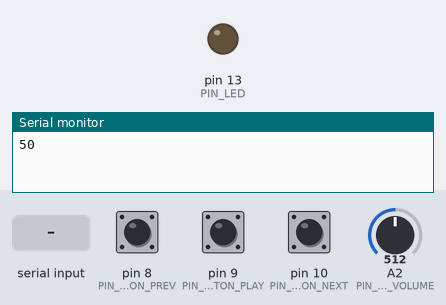
Bench run of a sketch on a simulated Arduino Uno, built with avr-gcc and run on an emulated ATmega328P. On the bench: output pins drawn as LEDs (lit = HIGH), the last lines printed to the serial monitor. Inputs (shaded band) come from the test bench; at power-on: pin 8 (PIN_BUTTON_PREV) LOW, pin 9 (PIN_BUTTON_PLAY) LOW, pin 10 (PIN_BUTTON_NEXT) LOW, A2 (PIN_SPIN_VOLUME) = 512.

Above: at 1.2 s.
1.3 s: pin 8 (PIN_BUTTON_PREV) pulled HIGH for 0.15 s
At 1.45 s:
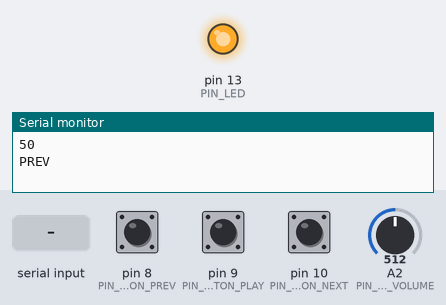
3.1 s: pin 9 (PIN_BUTTON_PLAY) pulled HIGH for 0.15 s
At 4.4 s:
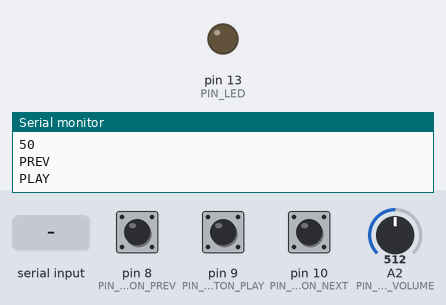
4.7 s: pin 10 (PIN_BUTTON_NEXT) pulled HIGH for 0.15 s
At 4.85 s:
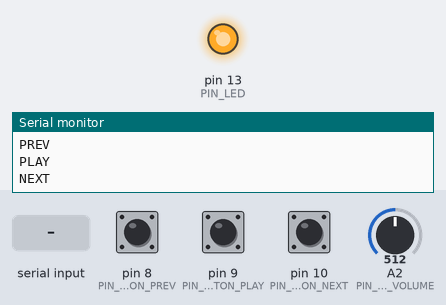
6.3 s: "@" received over Serial
At 7.3 s:
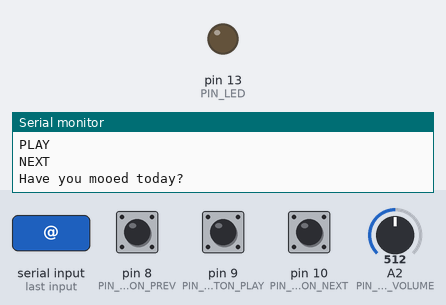
8.4 s: pin 8 (PIN_BUTTON_PREV) pulled HIGH for 3.2 s
At 8.7 s:
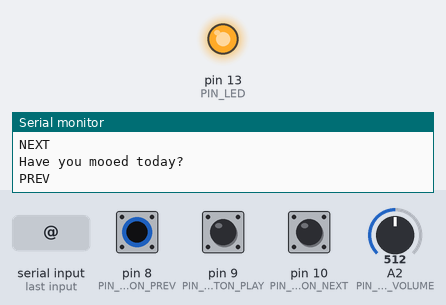
13.2 s: pin 9 (PIN_BUTTON_PLAY) pulled HIGH for 3.2 s
At 17.3 s:
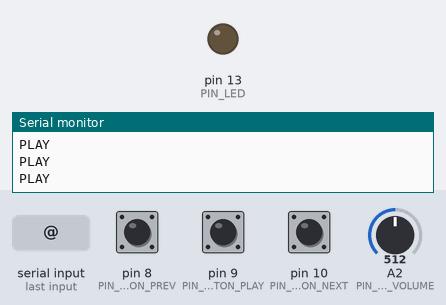
Timing chart, 0 to 18.8 s (numbered marks = the images above; inputs shaded):
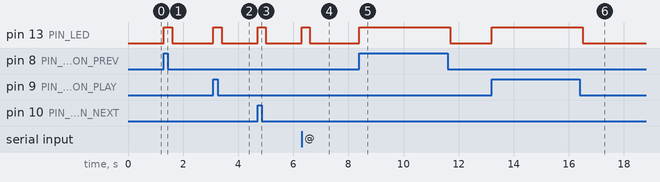

Measured:
- after the input at 1.3 s, pin 13 (PIN_LED): LOW → HIGH at once, → LOW 0.30 s later
- after the input at 3.1 s, pin 13 (PIN_LED): LOW → HIGH at once, → LOW 0.30 s later
- after the input at 4.7 s, pin 13 (PIN_LED): LOW → HIGH at once, → LOW 0.30 s later
- after the input at 6.3 s, pin 13 (PIN_LED): LOW → HIGH at once, → LOW 0.30 s later
- after the input at 8.4 s, pin 13 (PIN_LED): LOW → HIGH at once, → LOW 3.3 s later
- after the input at 13.2 s, pin 13 (PIN_LED): LOW → HIGH at once, → LOW 3.3 s later

The sketch:

bluetooth.ino
```cpp
#define PIN_LED 13
#define PIN_BUTTON_PREV 8
#define PIN_BUTTON_PLAY 9
#define PIN_BUTTON_NEXT 10
#define PIN_SPIN_VOLUME 2

#define BTN_PRESS_DELAY 300

void setup()
{
    Serial.begin(9600);
    pinMode(PIN_LED, OUTPUT);
    pinMode(PIN_BUTTON_PREV, INPUT);
    pinMode(PIN_BUTTON_PLAY, INPUT);
    pinMode(PIN_BUTTON_NEXT, INPUT);
}

int prevVolume = 0;

int changed(int current, int prev)
{
    int delta = abs(current - prev);
    if (prev > 80)
    {
        return delta > 2;
    }
    else if (prev > 50)
    {
        return delta > 5;
    }
    else if (prev > 30)
    {
        return delta > 7;
    }
    else
    {
        return delta > 10;
    }
}

void loop()
{
    int prevState = digitalRead(PIN_BUTTON_PREV);
    int playState = digitalRead(PIN_BUTTON_PLAY);
    int nextState = digitalRead(PIN_BUTTON_NEXT);

    if (prevState == HIGH)
    {
        Serial.println("PREV");
        digitalWrite(PIN_LED, HIGH);
        delay(BTN_PRESS_DELAY);
    }
    else if (playState == HIGH)
    {
        Serial.println("PLAY");
        digitalWrite(PIN_LED, HIGH);
        delay(BTN_PRESS_DELAY);
    }
    else if (nextState == HIGH)
    {
        Serial.println("NEXT");
        digitalWrite(PIN_LED, HIGH);
        delay(BTN_PRESS_DELAY);
    }
    else
    {
        digitalWrite(PIN_LED, LOW);
    }

    int curVolume = map(analogRead(PIN_SPIN_VOLUME), 0, 1023, 0, 100);
    if (changed(curVolume, prevVolume))
    {
        prevVolume = curVolume;
        Serial.println(curVolume);
    }

    // Serial.println("BT is good.");
    char val = Serial.read();
    if (val == '@')
    {
        digitalWrite(PIN_LED, HIGH);
        delay(BTN_PRESS_DELAY);
        digitalWrite(PIN_LED, LOW);
        delay(BTN_PRESS_DELAY);
        Serial.println("Have you mooed today?");
    }
}
```
